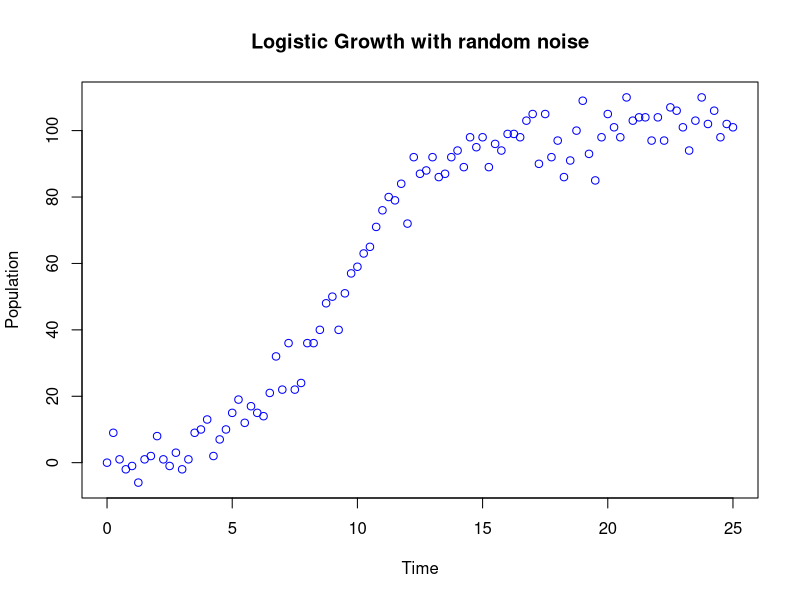

This chart was generated by the following R code: (Note: this script raises an error after producing the figure.)
## ---- chunk 1
# Parameters
r <- 0.5
K <- 100
error <- 5
y0 <- 1

# Define a logistic growth function with noise
logistic_noised <- function(t, r, K, y0, error) {
  growth <- K / (1 + ((K - y0) / y0) * exp(-r * t))
  return(round(growth + rnorm(1, mean = 0, sd = error)))  # Add random error
}

# Create the time vector
time <- seq(0, 25, 0.25)

# Apply the logistic function over the time vector
sim_data <- sapply(time, logistic_noised, r = r, K = K, y0 = y0, error = error)

# Plot the result
plot(time, sim_data, col = "blue", xlab = "Time", ylab = "Population", main = "Logistic Growth with random noise")
## ---- chunk 2
logistic <- function(t, r, K, y0) {
  growth <- K / (1 + ((K - y0) / y0) * exp(-r * t))
  return(growth)
}
## ---- chunk 3
# NB : theta is a vector of parameters
SSE <- function(theta) {
  r <- theta[1]
  K <- theta[2]
  y0 <- theta[3]
  mod_pred <- sapply(time, logistic, r = r, K = K, y0 = y0)
  return(sum((sim_data - mod_pred)**2))
}
## ---- chunk 4
ig_r <- 1
ig_K <- 75
ig_y0 <- 2
fitted_params_SSE <- optim(c(ig_r, ig_K, ig_y0), SSE)$par
print(fitted_params_SSE)
## ---- chunk 5
MMV <- function(theta){
  r <- theta[1]
  K <- theta[2]
  y0 <- theta[3]
  mod_pred <- sapply(time, logistic, r = r, K = K, y0 = y0)
  mod_pred <- pmax(mod_pred, 1e-6)
  Nobs = dpois(sim_data, mod_pred,log = T)
  return(sum(Nobs))
}
## ---- chunk 6
fitted_params_MMV <- optim(c(ig_r, ig_K, ig_y0), MMV, control=list(fnscale=-1))$par
print(fitted_params_MMV)
